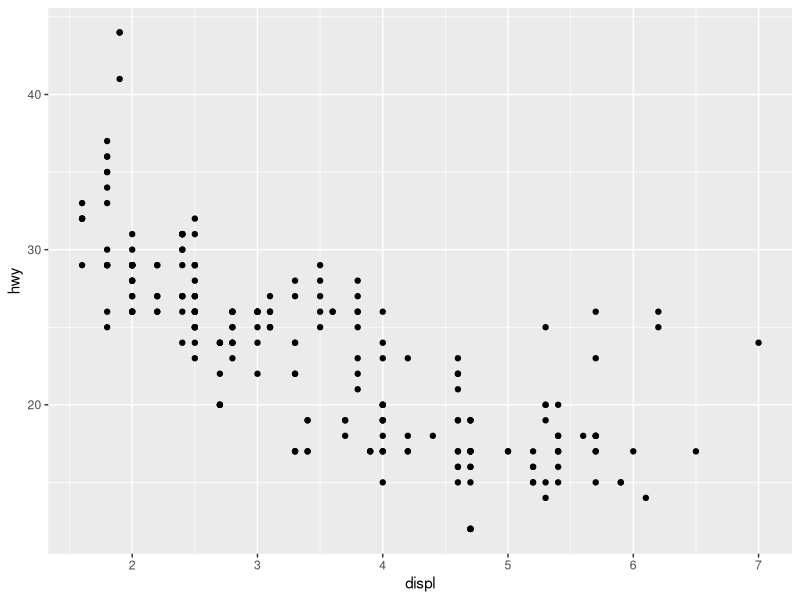
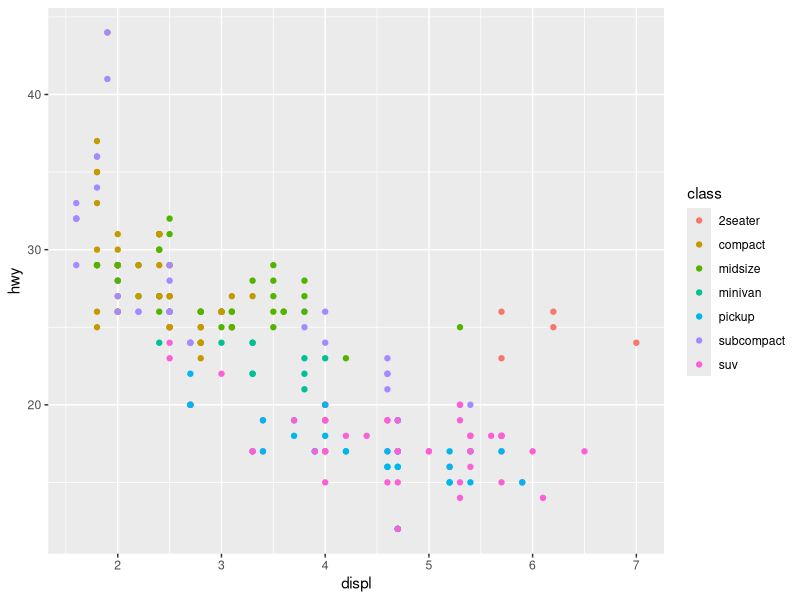
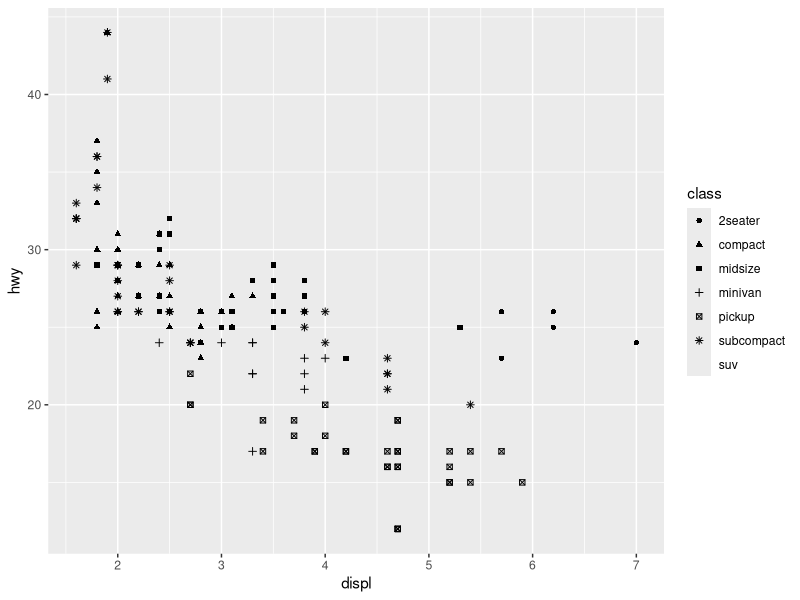
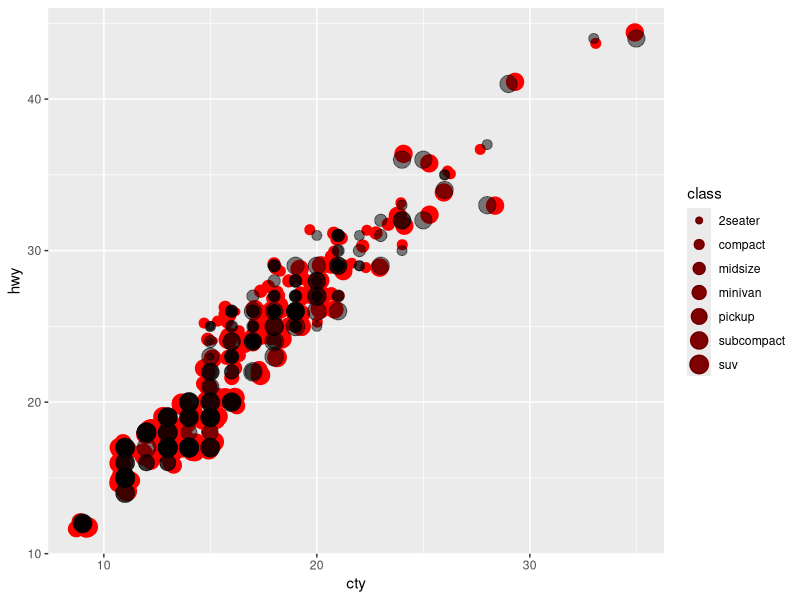
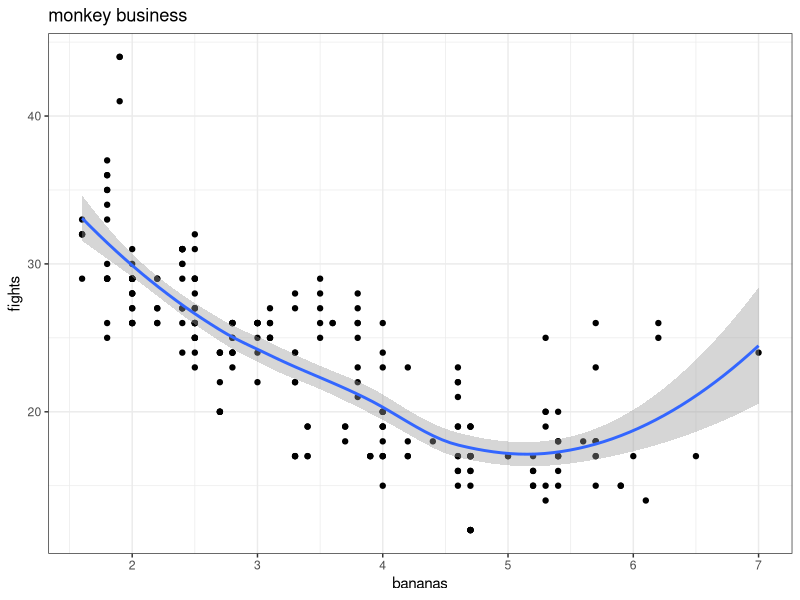
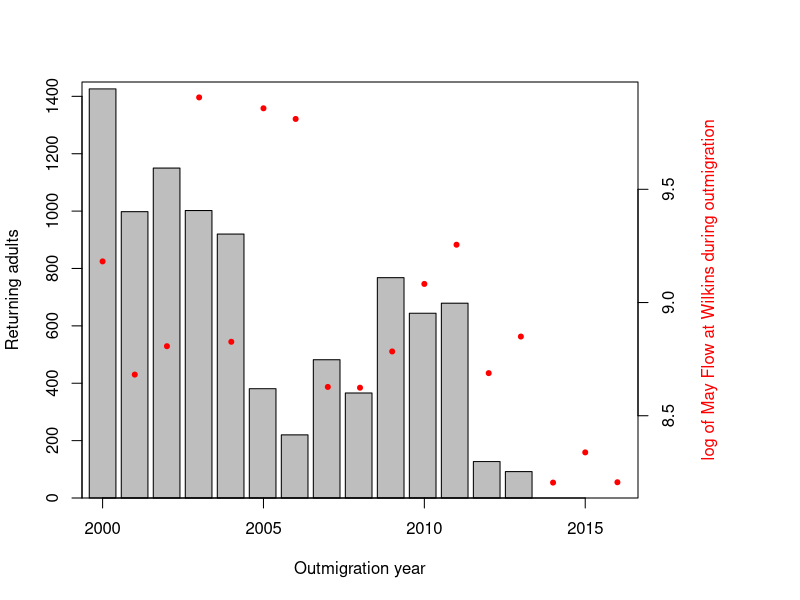

R code for these plots, in order:
## ---- chunk 1
knitr::opts_chunk$set(echo = TRUE)
library(tidyverse)
## ---- chunk 2
summary(cars)
## ---- chunk 3


g <- ggplot(data =mpg, aes(x=displ, y= hwy))
g + geom_point()
## ---- chunk 4


f <- ggplot(data =mpg, aes(x=displ, y= hwy))
f + geom_point(aes(color = class))
## ---- chunk 5


h <- ggplot(data =mpg, aes(x=displ, y= hwy))
h + geom_point(aes(shape = class))
## ---- chunk 6
ggplot(data =mpg, aes(x=cty, y= hwy, size = class)) +
  geom_jitter(color= "red") +
  geom_point(alpha = 0.5)
  

## ---- chunk 7
ggplot(data = ,mpg, aes(x = displ, y = hwy)) +
  geom_point() +
  geom_smooth() +
  labs(title = "monkey business", x = "bananas", y = "fights") +
  theme_bw()
## ---- chunk 8
wilkins <- read.csv("../data/Wilkins-2000-2016.csv")
mill <- read.csv(file = "../data/Mill_Ck_Pop.csv", )

## Add 2016 estimate to mill
mill <- rbind(mill, c(2016,92))

wilkins$return_year <- wilkins$Year+3

wilkins <- merge(wilkins, mill, by.y = "Year", by.x = "return_year", all.x = TRUE)

wilkins$Date <- as.POSIXct(wilkins$Date, format= "%m/%d/%Y")
wilkins$Julian <- format(wilkins$Date, format = "%j")

## ---- chunk 9
flow_means <- aggregate(wilkins[wilkins$Julian>120,"Flow"], by=list(wilkins[wilkins$Julian>120, "Year"]), FUN=mean)
par(mar=c(5, 4, 4, 8) + 0.1)
barplot(height= unique(wilkins[wilkins$Julian>120,"Mill_Ck_Pop"]), axes = TRUE, col="gray", xlim=c(0.7,20), ylim=c(0,1450))
#axis(side = 1, labels = c(2000:2016)+3, at = c(2000:2016))
par(new = T)
plot(flow_means$Group.1, log(flow_means$x), ylab = "Returning adults", xlab= "Outmigration year", yaxt="n", col="red", pch=20)
#abline(a = 5000, b=0)
axis(side = 4)#, labels = c(2000:2016), at = c(2000:2016))
mtext("log of May Flow at Wilkins during outmigration", side=4, line=3, cex.lab=1, col="red")
